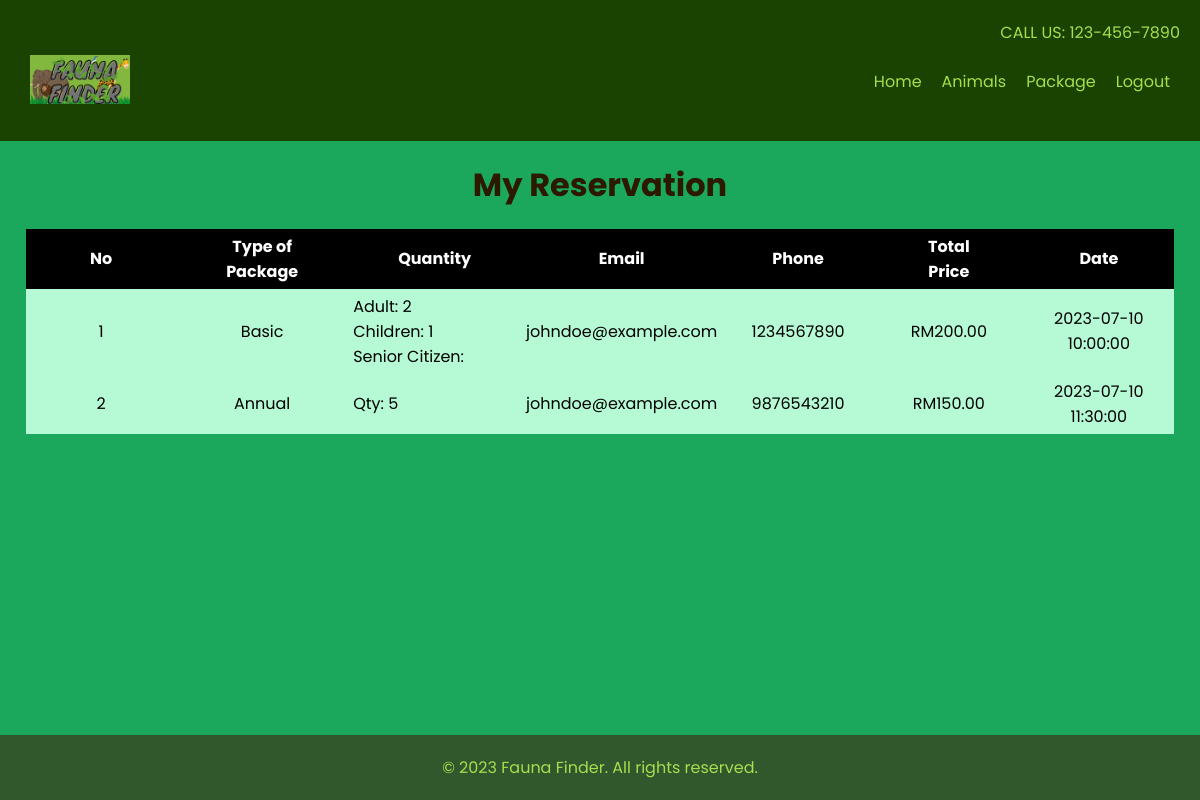
Page /reservation.php (signed in) on the committed database.
### tables this page shows
CREATE TABLE `bookingdetail` (
  `detail_id` int(11) NOT NULL,
  `package` varchar(255) NOT NULL,
  `adult_qty` varchar(255) DEFAULT NULL,
  `child_qty` varchar(255) DEFAULT NULL,
  `senior_qty` varchar(255) DEFAULT NULL,
  `annual_qty` varchar(255) DEFAULT NULL,
  `booking_id` int(11) NOT NULL
);

CREATE TABLE `booking` (
  `booking_id` int(11) NOT NULL,
  `firstname` varchar(255) NOT NULL,
  `lastname` varchar(255) NOT NULL,
  `email` varchar(255) NOT NULL,
  `phone` varchar(255) NOT NULL,
  `totalamount` varchar(255) NOT NULL,
  `status` varchar(255) NOT NULL,
  `created_at` datetime NOT NULL,
  `userid` int(11) NOT NULL
);

### reservation.php (the view, shortened to what this page needs)
<?php
    require 'inc/config.php';
    if(isset($_SESSION['id']) && !empty($_SESSION['id'])){
        $uid = $_SESSION['id'];
        $sql = "SELECT * FROM booking INNER JOIN `bookingdetail` ON booking.booking_id = bookingdetail.booking_id WHERE booking.userid = $uid ";
        $result = mysqli_query($conn, $sql);
    }else{
         echo "<script>window.location.href='index.php';</script>";
    }
?>
<!DOCTYPE html>
<html lang="en">
<head>
    <link rel="stylesheet" href="css/Packages-page/reservation.css">
</head>
<body>
    <?php
        require 'inc/header.php';
    ?>
    <div class="container">
        <h1>My Reservation</h1>
        <table>
            <tr class="head">
                <th>No</th>
                <th>Type of Package</th>
                <th>Quantity</th>
                <th>Email</th>
                <th>Phone</th>
                <th>Total Price</th>
                <th>Date</th>
            </tr>
            <tbody>
                <?php
                    if (mysqli_num_rows($result) > 0) {
                        $count = 1;
                      while($row = mysqli_fetch_assoc($result)) {
                        if($row['package'] == 'basic'){
                            $text = "<div>Adult: ".$row['adult_qty']." <br> Children: ".$row['child_qty']." <br> Senior Citizen: ".$row['senior_qty']."</div>";
                            $title = 'Basic';
                        }else{
                            $text = "<div>Qty: ".$row['annual_qty']."</div>";
                            $title = 'Annual';
                        }
                        echo "<tr>
                                <td>$count</td>
                                <td>".$title."</td>
                                <td style='text-align: left;'>
                                    ".$text."
                                </td>
                                <td>".$row['email']."</td>
                                <td>".$row['phone']."</td>
                                <td>RM".$row['totalamount']."</td>
                                <td>".$row['created_at']."</td>
                            </tr>";
                         $count++;
                      }
                    } else {
                        echo "<tr><td colspan='8'>No Booking Yet</td></tr>";
                    }
                ?>
            </tbody>
        </table>
    </div>
    <?php
        require 'inc/footer.php';
    ?>
</body>
</html>

### inc/header.php (shortened to what this page needs)
<header>
    <p>CALL US: 123-456-7890</p>
    <nav>
        <a href="index.php"><img src="image/Index-page/logo.png" alt="Fauna Finder"></a>
        <ul>
            <?php if(isset($_SESSION['role']) && !empty($_SESSION['role'])){ ?>
                <?php if($_SESSION['role'] == 'admin'){ ?>
                    <li><a href="admin_home.php">Home</a></li>
                <?php }else{ ?>
                    <li><a href="user_home.php">Home</a></li>
                <?php } ?>
            <?php }else{ ?>
                <li><a href="index.php">Home</a></li>
            <?php } ?>
            <?php if(isset($_SESSION['role']) && !empty($_SESSION['role'])){ ?>
                 <?php if($_SESSION['role'] == 'user'){ ?>
                    <li><a href="animals.php">Animals</a></li>
                    <li class="dropdown">
                        <a href="" class="dropbtn">Package</a>
                    </li>
                <?php }else{ ?>
                    <li><a href="update.php">View Animals</a></li>
                    <li><a href="add_animal.php">Add Animals</a></li>
                <?php } ?>
            <?php } ?>
            <?php if(isset($_SESSION['id']) && !empty($_SESSION['id'])){ ?>
                <li><a href="logout.php">Logout</a></li>
            <?php }else{ ?>
                <li><a href="login.php">Login</a></li>
                <li><a href="register.php">Register</a></li>
            <?php } ?>
        </ul>
    </nav>
</header>

### inc/footer.php (shortened to what this page needs)
<footer>
        <p>&copy; 2023 Fauna Finder. All rights reserved.</p>
</footer>

### css/Packages-page/reservation.css (style rules this page uses)
* { margin: 0; padding: 0; box-sizing: border-box; }
body { font-family: 'Poppins', sans-serif; margin: 0; padding: 0; background: rgb(27, 168, 93); }
header { background-color: #1a4301; padding: 20px; }
header p { margin: 0; text-align: right; color: #a5df50; }
nav { display: flex; justify-content: space-between; align-items: center; background-color: #1a4301; padding: 10px; }
nav img { width: 100px; }
nav ul { list-style-type: none; margin: 0; padding: 0; display: flex; align-items: center; }
nav ul li { margin-right: 20px; }
nav ul li:last-child { margin-right: 0; }
nav ul li a { text-decoration: none; color: #a5df50; }
nav ul li a:after { content: ""; position: relative; width: 0%; height: 2.5px; border-radius: 5px; display: block; transition: all 0.4s ease; }
.container { width: 100%; }
.container h1 { text-align: center; margin: 20px; color: rgb(45, 25, 0); }
.container table { margin: auto; text-align: center; column-gap: 0; background-color: rgb(181, 249, 213); border-collapse: collapse; border: none; }
.head th { background-color: black; color: white; padding: 5px 50px; }
td { height: 20px; width: 150px; padding: 5px; }
footer { background-color: #31572C; padding: 20px; text-align: center; position: fixed; width: 100%; bottom: 0; color: #a5df50; }

### rows in the picture
bookingdetail: package "Basic", adult_qty "2", child_qty "1", booking.email "johndoe@example.com", booking.phone "1234567890", booking.totalamount "200.00", booking.created_at "2023-07-10 10:00:00"
bookingdetail: package "Annual", annual_qty "5", booking.email "johndoe@example.com", booking.phone "9876543210", booking.totalamount "150.00", booking.created_at "2023-07-10 11:30:00"
